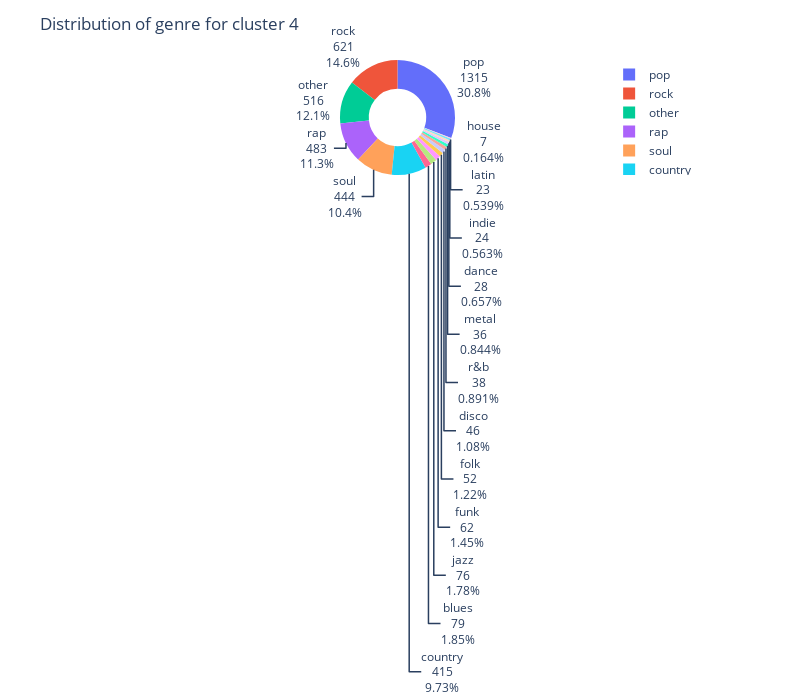

The notebook cell saved with this chart:
### Code cell
plt.figure(figsize=(12,8))
fig0 = px.pie(c1234_df, values="c4", names=c1234_df.index,hole=0.5,width =800,height=700)
fig0.update_layout(title_text="Distribution of genre for cluster 4")
fig0.update_traces(textinfo='value+label+percent')
fig0.show()

### Figure 1 — Plotly figure (JSON) as saved in the notebook; plotly's stock layout.template omitted (floating-point values rounded to 4 significant figures)
{"data": [{"domain": {"x": [0, 1], "y": [0, 1]}, "hole": 0.5, "hovertemplate": "maingenere=%{label}<br>c4=%{value}<extra></extra>", "labels": ["pop", "rock", "other", "soul", "rap", "country", "disco", "jazz", "dance", "funk", "blues", "folk", "metal", "house", "r&b", "latin", "indie"], "legendgroup": "", "name": "", "showlegend": true, "textinfo": "value+label+percent", "type": "pie", "values": [1315, 621, 516, 444, 483, 415, 46, 76, 28, 62, 79, 52, 36, 7, 38, 23, 24]}], "layout": {"height": 700, "legend": {"tracegroupgap": 0}, "margin": {"t": 60}, "title": {"text": "Distribution of genre for cluster 4"}, "width": 800}}
